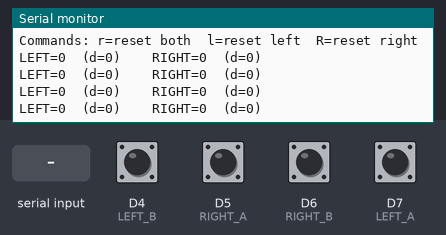
A sketch run on a simulated Arduino Uno R4 WiFi. Parts: the last lines printed to the serial monitor. Inputs (shaded band) come from the test bench; at power-on: D4 (LEFT_B), D5 (RIGHT_A), D6 (RIGHT_B), D7 (LEFT_A) HIGH.

Above: at 1.7 s.
1.8 s: "r" received over Serial
At 1.96 s:
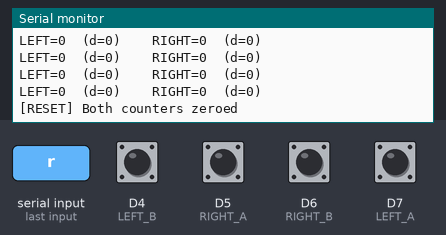
3.3 s: "l" received over Serial
At 3.46 s:
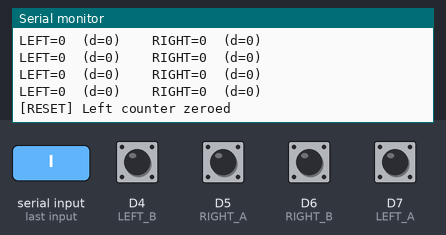
4.8 s: "R" received over Serial
At 4.96 s:
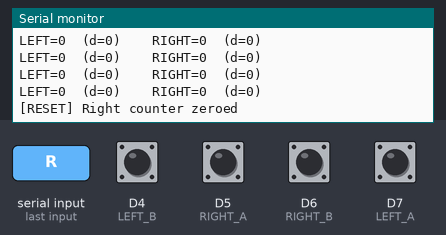
6.3 s: D4 (LEFT_B) pulled LOW for 1 s
At 6.71 s:
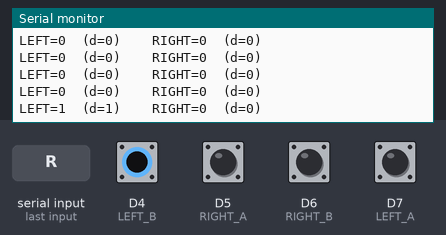
8.8 s: D5 (RIGHT_A) pulled LOW for 0.15 s
At 9.11 s:
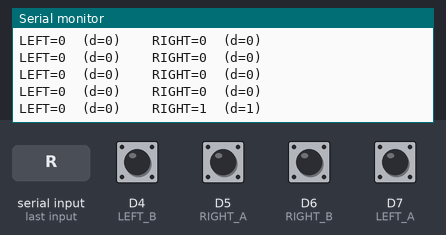
10.4 s: D6 (RIGHT_B) pulled LOW for 0.15 s
At 10.62 s:
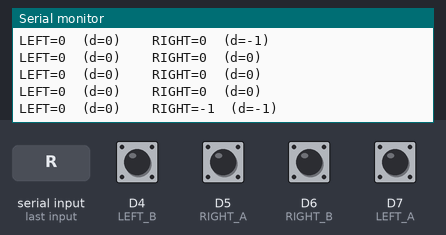
Timing chart, 0 to 13.0 s (numbered marks = the images above; inputs shaded):
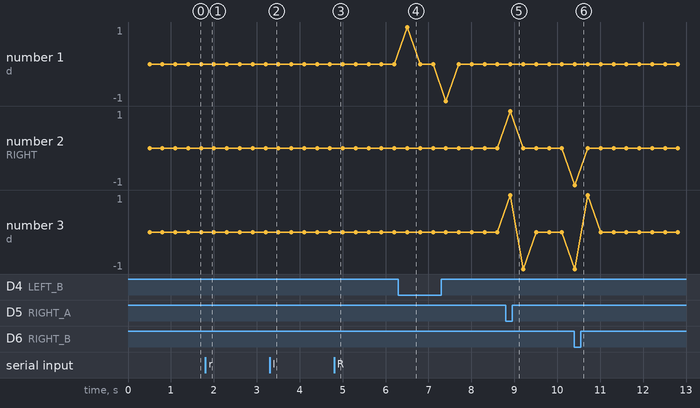

Measured:
- after the input at 1.8 s, the serial monitor: prints a new line at once (image 1)
- after the input at 3.3 s, the serial monitor: prints a new line at once (image 2)
- after the input at 4.8 s, the serial monitor: prints a new line at once (image 3)
- after the input at 6.3 s, the serial monitor: prints a new line after 0.21 s (image 4)
- after the input at 8.8 s, the serial monitor: prints a new line after 0.11 s (image 5)
- after the input at 10.4 s, the serial monitor: prints a new line at once (image 6)

The sketch:

encoder_calibration.ino
```cpp
// encoder_calibration.ino
// Uses the same 1 kHz FspTimer approach as encoder.ino — no WiFi/MQTT needed.
//
// HOW TO USE:
//   1. Open Serial Monitor at 115200 baud.
//   2. Type 'r' + Enter to zero the counters.
//   3. Roll ONE wheel exactly ONE full revolution by hand, then stop.
//   4. The tick count shown is your TICKS_PER_REV.
//      Set it in Server/config_defaults.py and drive_calibration.ino.
//
// Serial commands:
//   r  — reset both counters
//   l  — reset left counter only
//   R  — reset right counter only

#include <FspTimer.h>

// right = ~760
// left = ~760

// ---- Pin definitions (match full_integration_test) ----
#define LEFT_A   7
#define LEFT_B   4
#define RIGHT_A  5
#define RIGHT_B  6

// ---- Quadrature table ----
static const int8_t QUAD_TABLE[16] = {
    0, -1, +1,  0,
   +1,  0,  0, -1,
   -1,  0,  0, +1,
    0, +1, -1,  0
};

// ---- Encoder state (timer ISR-shared) ----
volatile long    leftTicks      = 0;
volatile long    rightTicks     = 0;
volatile uint8_t leftPrevState  = 0;
volatile uint8_t rightPrevState = 0;

FspTimer encoderTimer;

// 1 kHz timer ISR — mirrors encoder.ino exactly (left inverted to match motor orientation)
static void encoderISR(timer_callback_args_t* /*arg*/) {
    uint8_t leftNew  = ((digitalRead(LEFT_A)  ? 1 : 0) << 1) | (digitalRead(LEFT_B)  ? 1 : 0);
    uint8_t rightNew = ((digitalRead(RIGHT_A) ? 1 : 0) << 1) | (digitalRead(RIGHT_B) ? 1 : 0);

    leftTicks  -= QUAD_TABLE[(leftPrevState  << 2) | leftNew];
    rightTicks += QUAD_TABLE[(rightPrevState << 2) | rightNew];

    leftPrevState  = leftNew;
    rightPrevState = rightNew;
}

static bool startEncoderTimer(float hz) {
    uint8_t timerType = AGT_TIMER;
    int8_t  channel   = FspTimer::get_available_timer(timerType);
    if (channel < 0) {
        timerType = GPT_TIMER;
        channel   = FspTimer::get_available_timer(timerType);
    }
    if (channel < 0) return false;

    if (!encoderTimer.begin(TIMER_MODE_PERIODIC, timerType, channel,
                            hz, 0.0f, encoderISR)) return false;
    encoderTimer.setup_overflow_irq();
    encoderTimer.open();
    encoderTimer.start();
    return true;
}

void setup() {
    Serial.begin(115200);
    delay(500);

    pinMode(LEFT_A,  INPUT_PULLUP);
    pinMode(LEFT_B,  INPUT_PULLUP);
    pinMode(RIGHT_A, INPUT_PULLUP);
    pinMode(RIGHT_B, INPUT_PULLUP);

    leftPrevState  = ((digitalRead(LEFT_A)  ? 1 : 0) << 1) | (digitalRead(LEFT_B)  ? 1 : 0);
    rightPrevState = ((digitalRead(RIGHT_A) ? 1 : 0) << 1) | (digitalRead(RIGHT_B) ? 1 : 0);

    if (!startEncoderTimer(1000.0f)) {
        Serial.println(F("[ERROR] Could not allocate hardware timer — halting"));
        while (true) {}
    }

    Serial.println(F("\n=== ENCODER CALIBRATION (1 kHz timer) ==="));
    Serial.println(F("Roll ONE wheel ONE full revolution, then stop."));
    Serial.println(F("The tick count shown is your TICKS_PER_REV."));
    Serial.println(F("Commands: r=reset both  l=reset left  R=reset right\n"));
}

void loop() {
    static uint32_t lastPrint = 0;
    static long lastL = 0, lastR = 0;

    while (Serial.available()) {
        char c = Serial.read();
        if (c == 'r') {
            noInterrupts(); leftTicks = 0; rightTicks = 0; interrupts();
            lastL = 0; lastR = 0;
            Serial.println(F("[RESET] Both counters zeroed"));
        } else if (c == 'l') {
            noInterrupts(); leftTicks = 0; interrupts();
            lastL = 0;
            Serial.println(F("[RESET] Left counter zeroed"));
        } else if (c == 'R') {
            noInterrupts(); rightTicks = 0; interrupts();
            lastR = 0;
            Serial.println(F("[RESET] Right counter zeroed"));
        }
    }

    uint32_t now = millis();
    if (now - lastPrint < 300) return;
    lastPrint = now;

    long L, R;
    noInterrupts(); L = leftTicks; R = rightTicks; interrupts();

    Serial.print(F("LEFT="));  Serial.print(L);
    Serial.print(F("  (d="));  Serial.print(L - lastL);
    Serial.print(F(")    RIGHT=")); Serial.print(R);
    Serial.print(F("  (d="));  Serial.print(R - lastR);
    Serial.println(F(")"));

    lastL = L;
    lastR = R;
}
```
